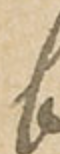
#> input picture 0001_b.png, 60 x 154 px, found by its file name
$ python skeleton.py   (older library calls are emulated)
#> lines starting #> are read from the running program, lines starting #| are printed output that depends on the picture; after the words box and inside, x2 and y2 are one past the last pixel; in counts of white or black regions, pixels touching at a corner belong together
#AUTHOR: Bu Dian
from skimage.morphology import thin, skeletonize,medial_axis
from skimage import data
import matplotlib.pyplot as plt
from skimage.util import invert
from PIL import Image
import numpy as np

# Invert the horse image
     #invert(data.horse())
#image = Image.open('geroba-16-cut.jpg')

#selanjutnya proses di c:\python27\chaincode.py
import cv2
#image = cv2.imread("mnist-asf.jpg")
#image = cv2.imread("mnist-asf.jpg")
image = cv2.imread("0001_b.png")#"aksara-kuno-1.jpg")
#> image is the input picture: shape (154, 60, 3); mean B, G, R 145.3, 176.6, 196.1
image = cv2.cvtColor(image, cv2.COLOR_BGR2GRAY)
#> image: shape (154, 60)
cv2.imshow('Gray', image)

# Convert image in grayscale
gray_im = image #cv2.cvtColor(original, cv2.COLOR_BGR2GRAY)
# [5 lines of commented-out code are left out]
gray_correct = np.array(255 * (gray_im / 255) ** 2.2 , dtype='uint8')
#plt.subplot(223)
#plt.title('Gamma Correction y= 1.2')
#plt.imshow(gray_correct, cmap="gray", vmin=0, vmax=255)
cv2.imshow('CorrectGray', gray_correct)
image = gray_correct


image = cv2.bitwise_not(image) #inverse bw
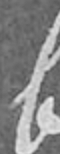
#> image: shape (154, 60); min 77, max 240, mean 133.5


# Finding Contours
# Use a copy of the image e.g. edged.copy()
# since findContours alters the image
contours, hierarchy = cv2.findContours(image,
    cv2.RETR_EXTERNAL, cv2.CHAIN_APPROX_TC89_KCOS)  #cv2.CHAIN_APPROX_NONE)
#> contours = [[[0, 0], [0, 153], [59, 153], [59, 0]]]


# Grayscale
#gray =  #cv2.cvtColor(image, cv2.COLOR_BGR2GRAY)

# Find Canny edges
edged = cv2.Canny(image, 30, 200)
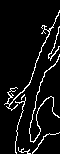
#> edged: shape (154, 60); 7.1% white in thin lines or dots, all inside (x1, y1, x2, y2) = (4, 10, 60, 154)
cv2.waitKey(0)

cv2.imshow('Canny Edges After Contouring', edged)
#cv2.waitKey(0)

print("Number of Contours found = " + str(len(contours)))
#| Number of Contours found = 1

# Draw all contours
# -1 signifies drawing all contours
cv2.drawContours(image, contours, -1, (0, 255, 0), 3)
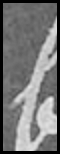
#> image: shape (154, 60); 13.51% of pixels changed, all inside (x1, y1, x2, y2) = (0, 0, 60, 154)

cv2.imshow('Contours', image)
# [8 lines of commented-out code are left out]


image = cv2.bitwise_not(image) #inverse bw
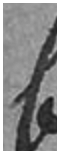
#> image: shape (154, 60); min 15, max 255, mean 137.9


ret,mask = cv2.threshold(image,127,255,cv2.THRESH_OTSU) #cv2.THRESH_BINARY) #127
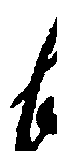
#> mask: shape (154, 60); 72.9% white; 1 black region, box (x1, y1, x2, y2) and area: (10, 17, 57, 151) 2503
#> ret = 112
#thresh = cv2.adaptiveThreshold(gray_correct, 255, cv2.ADAPTIVE_THRESH_GAUSSIAN_C, cv2.THRESH_BINARY, 255, 19)
#thresh = cv2.bitwise_not(thresh)
#plt.show()

    # get the contours in the thresholded image
#(_, cnts, _) = cv2.findContours(thresholded.copy(), cv2.RETR_EXTERNAL, cv2.CHAIN_APPROX_SIMPLE)
contours2, hierarchy = cv2.findContours(mask,  cv2.RETR_EXTERNAL, cv2.CHAIN_APPROX_TC89_KCOS)  #cv2.CHAIN_APPROX_NONE)
#> contours2 = [[[0, 0], [0, 153], [59, 153], [59, 0]]]
print("Again Number of Contours found = " + str(len(contours2)))
#| Again Number of Contours found = 1

cv2.drawContours(mask, contours2, -1, (0, 255, 0), 3)
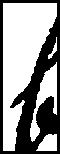
#> mask: shape (154, 60); 59.4% white; 1 black region, box (x1, y1, x2, y2) and area: (0, 0, 60, 154) 3751

cv2.imshow('newContours2', mask)
ret,mask = cv2.threshold(mask,127,255,cv2.THRESH_OTSU)#cv2.THRESH_BINARY) #127
#> ret = 0
cv2.imshow('newThres', mask)


mask = cv2.bitwise_not(mask) #inverse bw

#mask = np.zeros(image.shape[:2], dtype="uint8")
#cv2.rectangle(mask, (0, 90), (290, 450), 255, -1)
#cv2.imshow("Rectangular Mask", mask)
# apply our mask -- notice how only the person in the image is
# cropped out
# perform skeletonization
skeleton = cv2.ximgproc.thinning(mask, thinningType = cv2.ximgproc.THINNING_ZHANGSUEN) # prefers straight lines
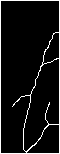
#> skeleton: shape (154, 60); 7.3% white in thin lines or dots

#skeleton = thin(mask) #skeletonize(mask, method='lee') #thin(mask)#medial_axis(mask)  #untuk 0005_l.png
#morphology.skeletonize(mask, method='lee'), morphology.medial_axis(mask), or morphology.thin(mask)

# display results
fig, axes = plt.subplots(nrows=1, ncols=3, figsize=(8, 4),
                         sharex=True, sharey=True)

ax = axes.ravel()

ax[0].imshow(image, cmap=plt.cm.gray)
ax[0].axis('off')
ax[0].set_title('original', fontsize=20)


ax[1].set_title('Threshold', fontsize=20)
ax[1].imshow(mask, cmap="gray", vmin=0, vmax=255)
ax[1].axis('off')

ax[2].imshow(skeleton, cmap=plt.cm.gray)
ax[2].axis('off')
ax[2].set_title('skeleton', fontsize=20)
plt.imsave('skeleton-out.jpg', skeleton, cmap='gray')


fig.tight_layout()


plt.show()

# [4 lines of commented-out code are left out]

$ run again, with 0005_l.png copied over 0001_b.png
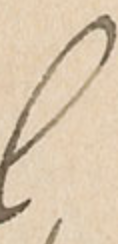
#> input picture 0005_l.png, 118 x 244 px, found by its file name
#> image is the input picture: shape (244, 118, 3); mean B, G, R 171.9, 197.7, 217.1
#> contours = [[[0, 0], [0, 243], [117, 243], [117, 0]]]
#> edged: shape (244, 118); 3.9% white in thin lines or dots
#| Number of Contours found = 1
#> `ret,mask = cv2.threshold(image,127,255,cv2.THRESH_OTSU)`: ret = 119
#> contours2 = [[[0, 0], [0, 243], [117, 243], [117, 0]]]
#| Again Number of Contours found = 1
#> `cv2.drawContours(mask, contours2, -1, (0, 255, 0), 3)`:
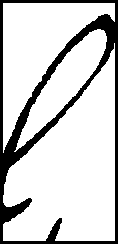
#> mask: shape (244, 118); 81.6% white; 1 black region, box (x1, y1, x2, y2) and area: (0, 0, 118, 244) 5311
#> `ret,mask = cv2.threshold(mask,127,255,cv2.THRESH_OTSU)#cv2.THRESH_BINA..`: ret = 0
#> `skeleton = cv2.ximgproc.thinning(mask, thinningType = cv2.ximgproc.THI..`:
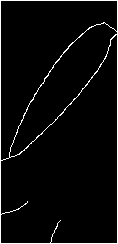
#> skeleton: shape (244, 118); 4% white in thin lines or dots

$ run again, with 0002_n.png copied over 0001_b.png
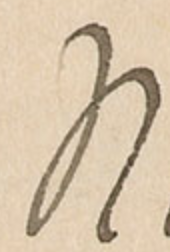
#> input picture 0002_n.png, 170 x 252 px, found by its file name
#> image is the input picture: shape (252, 170, 3); mean B, G, R 168.6, 194, 212.8
#> contours = [[[0, 0], [0, 251], [169, 251], [169, 0]]]
#> edged: shape (252, 170); 3.7% white in thin lines or dots, all inside (x1, y1, x2, y2) = (25, 22, 170, 244)
#| Number of Contours found = 1
#> `ret,mask = cv2.threshold(image,127,255,cv2.THRESH_OTSU)`: ret = 111
#> contours2 = [[[0, 0], [0, 251], [169, 251], [169, 0]]]
#| Again Number of Contours found = 1
#> `cv2.drawContours(mask, contours2, -1, (0, 255, 0), 3)`:
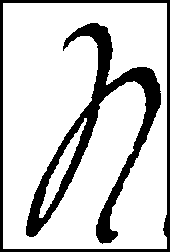
#> mask: shape (252, 170); 79.8% white; 2 black regions, box (x1, y1, x2, y2) and area: (26, 23, 161, 244) 6121, (0, 0, 170, 252) 2552
#> `ret,mask = cv2.threshold(mask,127,255,cv2.THRESH_OTSU)#cv2.THRESH_BINA..`: ret = 0
#> `skeleton = cv2.ximgproc.thinning(mask, thinningType = cv2.ximgproc.THI..`:
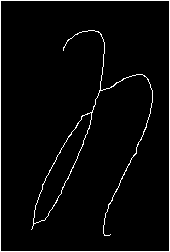
#> skeleton: shape (252, 170); 3.4% white in thin lines or dots
